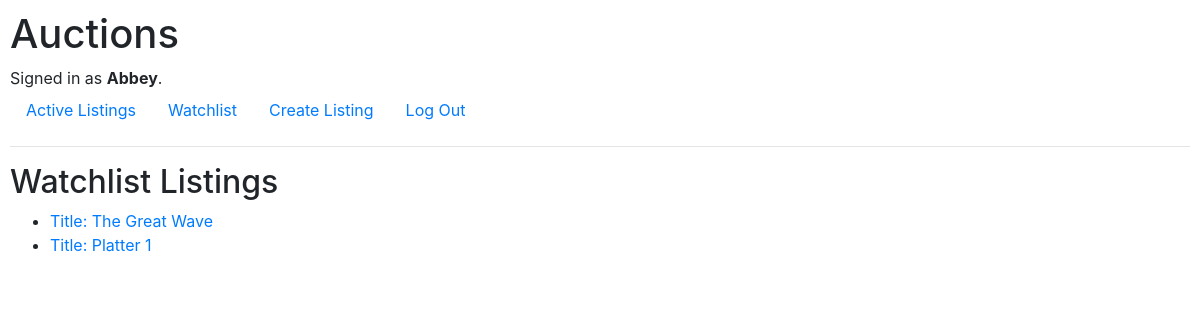
Page /watchList (signed in) on the earlier database version.
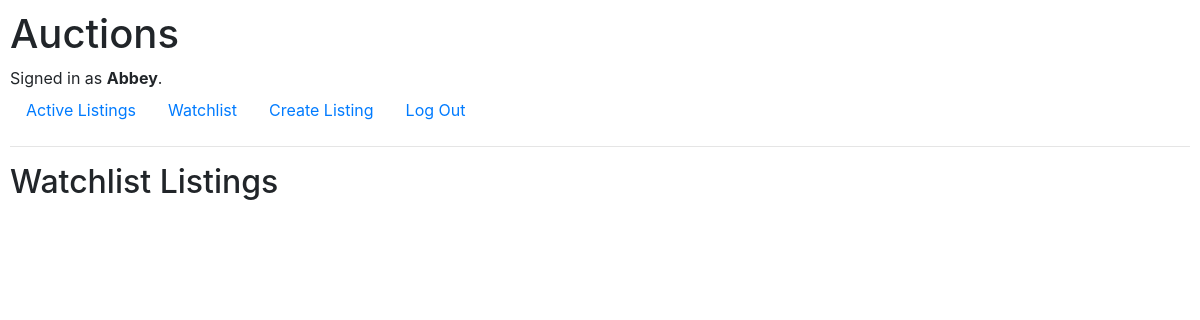
Same page on the later database version.
### auctions/models.py (models this page shows)
class Listing(models.Model):
    title = models.CharField(max_length=100)
    description = models.TextField()
    category = models.CharField(max_length=100, blank=True) # blank=True - field may be empty.)
    image = models.ImageField(upload_to="images/") # blank=True - field may be empty. # Image files are uploaded to the media/images directory through the admin account. However, image files are not uploaded (to this directory) from the user.
    bid = models.DecimalField(max_digits=19, decimal_places=2, validators=[MinValueValidator(Decimal("0.01"))]) #, default=00.00) # "Stores numbers up to one billion with a resolution of 4 decimal places."
    watchlist = models.ManyToManyField(User, blank=True, related_name="watch_list") # blank=True means a Listing can have no users watching it.
    createdBy = models.ForeignKey(User, on_delete=models.CASCADE, related_name="user") # If a user is deleted, all listings posted by that user are deleted as well.
    def __str__(self):
        return f"{self.title} / {self.category}"

### auctions/views.py (the view)
# urls.py: path("watchList", views.watchList, name="watchList"),
def watchList(request):
    user_name = request.user
    get_user_watchList = user_name.watch_list.all()
    print("Get User WatchList", get_user_watchList)
    context = {
        "watchList": get_user_watchList
    }
    return render(request, "auctions/watchlist.html", context)

### auctions/templates/auctions/watchList.html (shortened to what this page needs)
{% extends "auctions/layout.html" %}
{% block body %}
    <h2>Watchlist Listings</h2>
    <ul>
        {% for listing in watchList %}
            <li><a href="{% url 'listing' listing.id %}">Title: {{ listing.title }}</a></li>
        {% endfor %}
    </ul>
{% endblock %}

Differences in the rows shown:
no longer on this page (row edited): Listing: title "The Great Wave"
no longer on this page (row unchanged): Listing: title "Platter 1"
